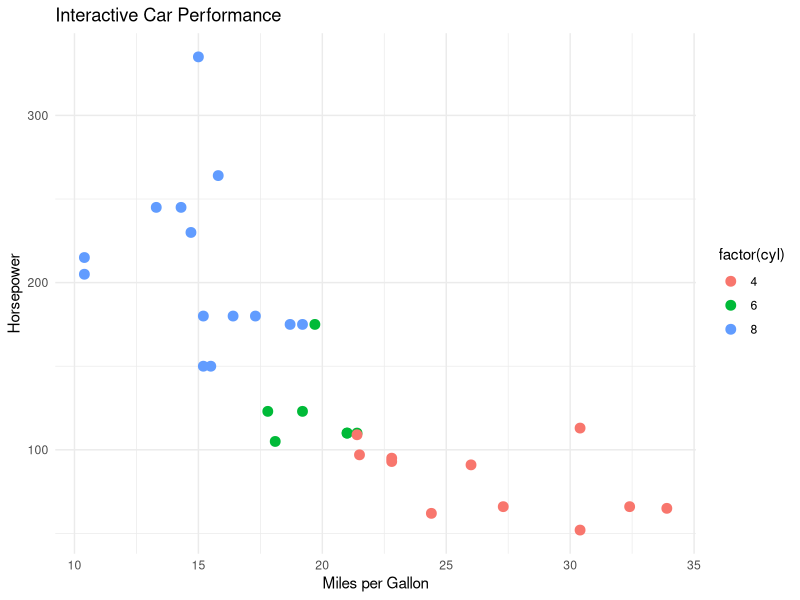

The R source for this figure:
## ---- chunk 1
#| echo: false
#| fig-width: 10
#| fig-height: 6

library(ggplot2)

ggplot(mtcars, aes(x = mpg, y = hp, color = factor(cyl))) +
  geom_point(size = 3) +
  theme_minimal() +
  labs(title = "Interactive Car Performance",
       x = "Miles per Gallon",
       y = "Horsepower")
